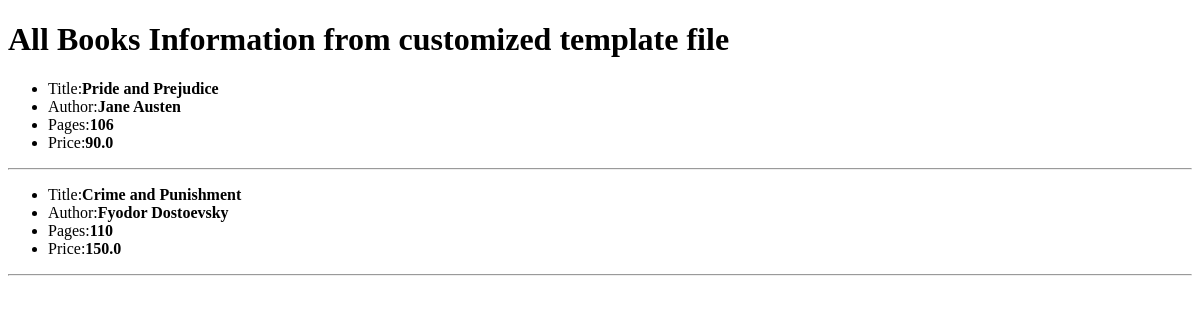
Page /list1/ on the earlier database version.
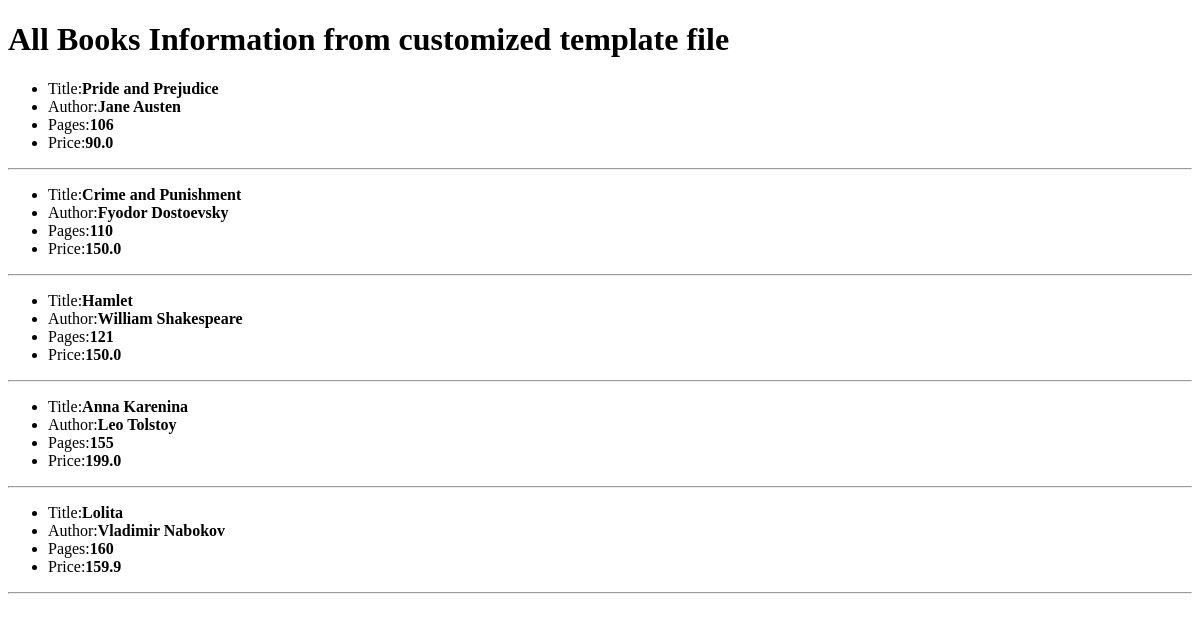
Same page on the later database version.
### testapp/models.py (models this page shows)
class Book(models.Model):
    title = models.CharField(max_length=30)
    author = models.CharField(max_length=30)
    pages = models.IntegerField()
    price = models.FloatField()

### testapp/views.py (the view)
# urls.py: path('list1/',views.BookListView.as_view()),
class BookListView(ListView):
    model = Book
    template_name = 'testapp/book_list1.html'
    context_object_name = 'books'

### templates/testapp/book_list1.html (shortened to what this page needs)
<!DOCTYPE html>
<html lang="en">
<head>
</head>
<body>
    <div class="container">
    <h1>All Books Information from customized template file</h1>
    {% for book in books %}
    <ul>
    <li>Title:<strong>{{book.title}}</strong></li>
    <li>Author:<strong>{{book.author}}</strong></li>
    <li>Pages:<strong>{{book.pages}}</strong></li>
    <li>Price:<strong>{{book.price}}</strong></li>
    </ul>
    <hr>
    {% endfor %}
    </div>
</body>
</html>

Differences in the rows shown:
added Book: title "Hamlet", author "William Shakespeare", pages "121", price "150.0"
added Book: title "Anna Karenina", author "Leo Tolstoy", pages "155", price "199.0"
added Book: title "Lolita", author "Vladimir Nabokov", pages "160", price "159.9"
